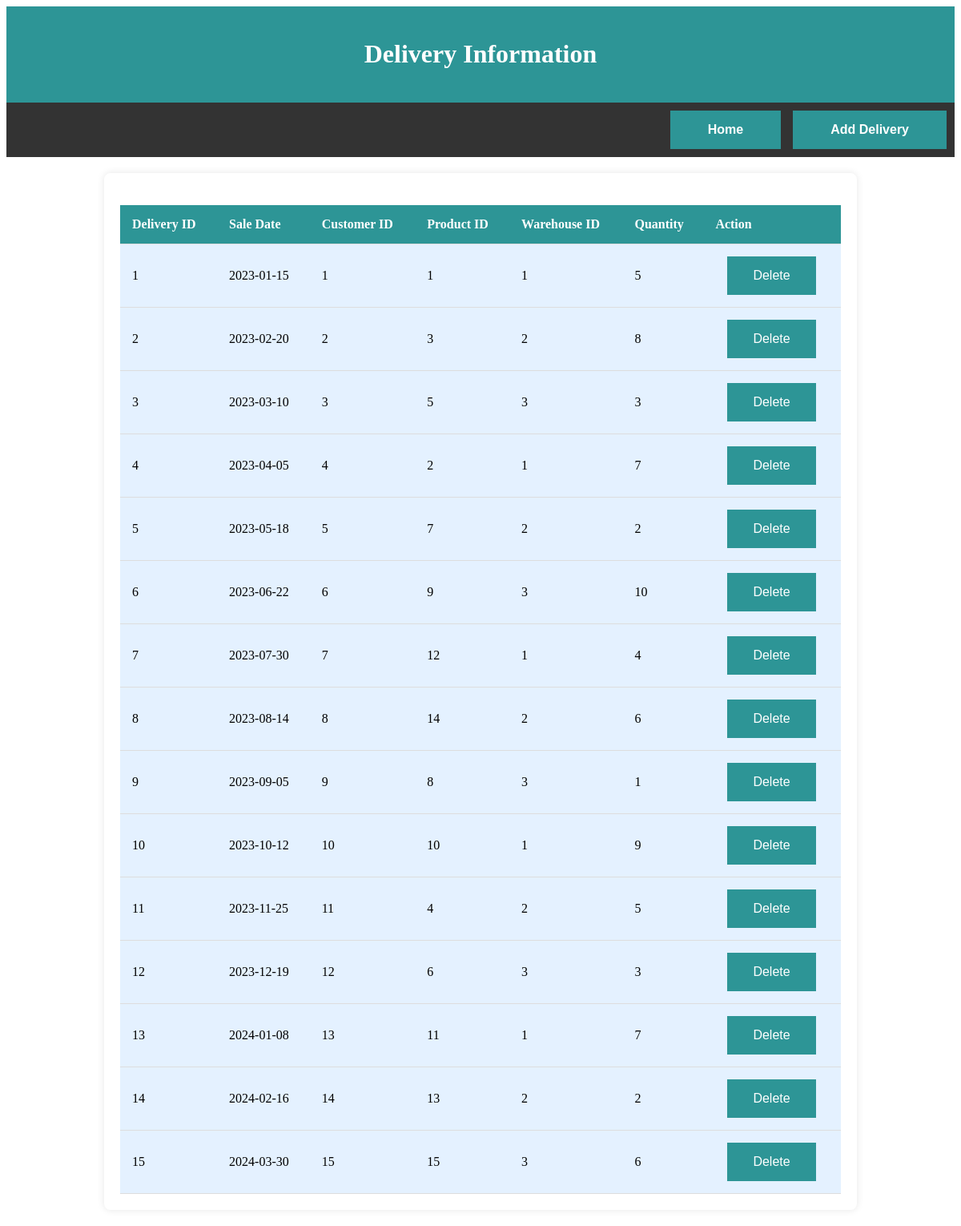
Screenshot of /View_Delivery.php with the database file from the repository.
### tables this page shows
CREATE TABLE IF NOT EXISTS `delievery` (
  `Deliever_ID` int NOT NULL,
  `Sale_Date` date NOT NULL,
  `Customer_ID` int NOT NULL,
  `Product_ID` int NOT NULL,
  `Warehouse_ID` int NOT NULL,
  `quantity` int NOT NULL,
  PRIMARY KEY (`Deliever_ID`),
  KEY `Product_ID` (`Product_ID`),
  KEY `Warehouse_ID` (`Warehouse_ID`),
  KEY `Customer_ID` (`Customer_ID`)
);

### View_Delivery.php (the view, shortened to what this page needs)
<?php
$servername = "localhost";
$username = "root";
$password = "";
$dbname = "ims";
$deliveries = [];
try {
    $conn = new PDO("mysql:host=$servername;dbname=$dbname", $username, $password);
    $conn->setAttribute(PDO::ATTR_ERRMODE, PDO::ERRMODE_EXCEPTION);
    $stmt = $conn->query("SELECT * FROM delievery");
    $deliveries = $stmt->fetchAll(PDO::FETCH_ASSOC);
} catch (PDOException $e) {
}
?>
<!DOCTYPE html>
<html lang="en">
<head>
    <link rel="stylesheet" href="1.css">
</head>
<body>
    <header>
        <h1>Delivery Information</h1>
    </header>
    <nav>
        <div class="right-section">
            <button><a href="1.html">Home</a></button>
            <button><a href="delivery.php">Add Delivery</a></button>
        </div>
    </nav>
    <div class="container">
        <table>
            <thead>
                <tr>
                    <th>Delivery ID</th>
                    <th>Sale Date</th>
                    <th>Customer ID</th>
                    <th>Product ID</th>
                    <th>Warehouse ID</th>
                    <th>Quantity</th>
                    <th>Action</th>
                </tr>
            </thead>
            <tbody>
                <?php foreach ($deliveries as $delivery): ?>
                    <tr>
                        <td><?= $delivery['Deliever_ID'] ?></td>
                        <td><?= isset($delivery['Sale_Date']) ? $delivery['Sale_Date'] : '' ?></td>
                        <td><?= isset($delivery['Customer_ID']) ? $delivery['Customer_ID'] : '' ?></td>
                        <td><?= isset($delivery['Product_ID']) ? $delivery['Product_ID'] : '' ?></td>
                        <td><?= isset($delivery['Warehouse_ID']) ? $delivery['Warehouse_ID'] : '' ?></td>
                        <td><?= isset($delivery['quantity']) ? $delivery['quantity'] : '' ?></td>
                        <td>
                            <form action="" method="post" style="display: inline-block;">
                                <button type="submit" name="delete_delivery" onclick="return confirm('Are you sure?')">Delete</button>
                            </form>
                        </td>
                    </tr>
                <?php endforeach; ?>
            </tbody>
        </table>
    </div>
</body>
</html>

### 1.css (style rules this page uses)
table { width: 100%; border-collapse: collapse; margin-top: 20px; background-color: #E4F1FF; }
th, td { padding: 15px; text-align: left; border-bottom: 1px solid #ddd; }
th { background-color: #2D9596; color: white; }
form { text-align: left; }
header { background-color: #2D9596; padding: 20px; color: white; text-align: center; }
button, .dropbtn, .dropdown-label { background-color: #2D9596; color: white; padding: 15px 32px; border: none; border-radius: 0px; cursor: pointer; font-size: 16px; margin-left: 15px; }
nav { background-color: #333; padding: 10px; display: flex; justify-content: flex-end; align-items: center; }
nav a { color: #fff; text-decoration: none; margin: 0 15px; font-weight: bold; }
.container { max-width: 900px; margin: 20px auto; background-color: white; padding: 20px; border-radius: 8px; box-shadow: 0 0 10px rgba(0, 0, 0, 0.1); text-align: center; }
.right-section { display: flex; align-items: center; justify-content: flex-end; font-weight: bold; color: #333; }

### rows the page displays
delievery: Deliever_ID "1", Sale_Date "2023-01-15", Customer_ID "1", Product_ID "1", Warehouse_ID "1", quantity "5"
delievery: Deliever_ID "2", Sale_Date "2023-02-20", Customer_ID "2", Product_ID "3", Warehouse_ID "2", quantity "8"
delievery: Deliever_ID "3", Sale_Date "2023-03-10", Customer_ID "3", Product_ID "5", Warehouse_ID "3", quantity "3"
delievery: Deliever_ID "4", Sale_Date "2023-04-05", Customer_ID "4", Product_ID "2", Warehouse_ID "1", quantity "7"
delievery: Deliever_ID "5", Sale_Date "2023-05-18", Customer_ID "5", Product_ID "7", Warehouse_ID "2", quantity "2"
delievery: Deliever_ID "6", Sale_Date "2023-06-22", Customer_ID "6", Product_ID "9", Warehouse_ID "3", quantity "10"
delievery: Deliever_ID "7", Sale_Date "2023-07-30", Customer_ID "7", Product_ID "12", Warehouse_ID "1", quantity "4"
delievery: Deliever_ID "8", Sale_Date "2023-08-14", Customer_ID "8", Product_ID "14", Warehouse_ID "2", quantity "6"
delievery: Deliever_ID "9", Sale_Date "2023-09-05", Customer_ID "9", Product_ID "8", Warehouse_ID "3", quantity "1"
delievery: Deliever_ID "10", Sale_Date "2023-10-12", Customer_ID "10", Product_ID "10", Warehouse_ID "1", quantity "9"
delievery: Deliever_ID "11", Sale_Date "2023-11-25", Customer_ID "11", Product_ID "4", Warehouse_ID "2", quantity "5"
delievery: Deliever_ID "12", Sale_Date "2023-12-19", Customer_ID "12", Product_ID "6", Warehouse_ID "3", quantity "3"
delievery: Deliever_ID "13", Sale_Date "2024-01-08", Customer_ID "13", Product_ID "11", Warehouse_ID "1", quantity "7"
delievery: Deliever_ID "14", Sale_Date "2024-02-16", Customer_ID "14", Product_ID "13", Warehouse_ID "2", quantity "2"
delievery: Deliever_ID "15", Sale_Date "2024-03-30", Customer_ID "15", Product_ID "15", Warehouse_ID "3", quantity "6"
